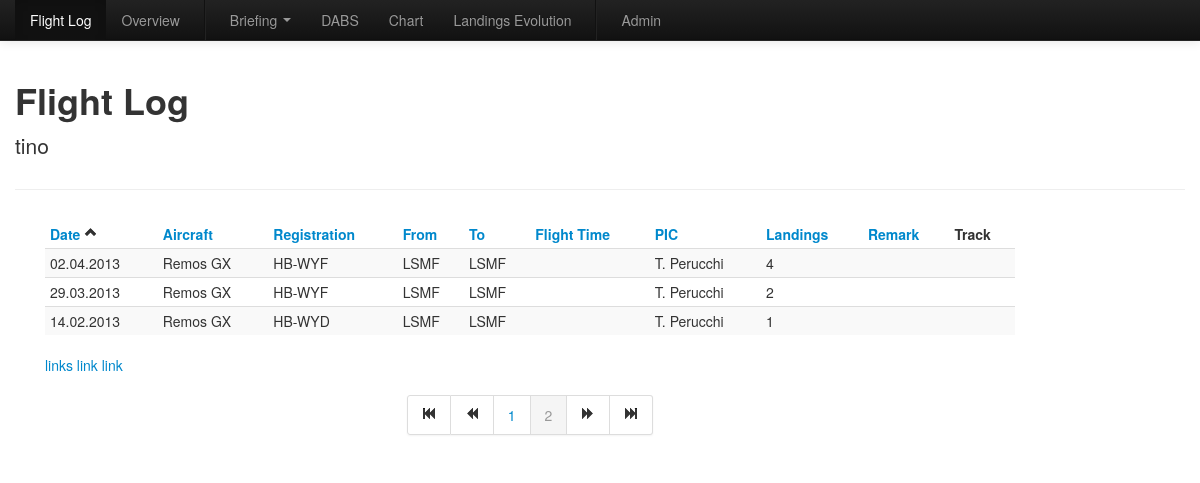
The page /flightlog.html?page=2&sort=date (signed in) on the database its author committed.
### flightlog/models.py (models this page shows, shortened)
class Flight(models.Model):
    OPERATION = (('se','Single Engine'),
                 ('me','Multiple Engine'))
    FUNCTION = (('pic','PIC'),
                ('copi','Copi'),
                ('dual','Dual'),
                ('instructor','Instructor'))
    owner = models.ForeignKey(User,related_name='flights')
    aircraft = models.ForeignKey(Aircraft, related_name='flights')
    date = models.DateField(default=datetime.now)
    fromAirport = models.CharField(max_length=4, verbose_name='from', default='LSMF')
    toAirport = models.CharField(max_length=4, verbose_name='to', default='LSMF')
    departure_time = models.TimeField()
    arrival_time = models.TimeField()
    operation = models.CharField(max_length=20, choices=OPERATION, default='se')
    pic = models.ForeignKey(Pilot, related_name='flights')
    landings = models.PositiveIntegerField(default=1)
    night = models.BooleanField(default=False)
    ifr = models.BooleanField(default=False)
    function = models.CharField(max_length=20, choices=FUNCTION, default='pic')
    remark = models.TextField(blank=True)
    gpsdata = models.FileField(upload_to='documents/%Y/%m/%d/%H/%M/%S/', blank=True)
    def flightTime(self):
        start = self.departure_time
        end = self.arrival_time
        startdelta=timedelta(hours=start.hour,minutes=start.minute,seconds=start.second)
        enddelta=timedelta(hours=end.hour,minutes=end.minute,seconds=end.second)
        d =(enddelta-startdelta)
        return int(d.total_seconds())
    def flightTimeFormatted(self):
        return utilities.flightTimeFormatted(self.flightTime())

class Aircraft(models.Model):
    MODELS = (('remosGx', 'Remos GX'),
              ('ch60', 'CH 60'))
    REGISTRATIONS = (('hbwyd','HB-WYD'),
                     ('hbwyf','HB-WYF'),
                     ('hbwyg','HB-WYG'),
                     ('hbykm','HB-YKM'))
    owner = models.ForeignKey(User, related_name='aircrafts')
    model = models.CharField(max_length=10, choices=MODELS)
    registration = models.CharField(max_length=6, choices=REGISTRATIONS)

class Pilot(models.Model):
    owner = models.ForeignKey(User, related_name='pilots')
    name = models.CharField(max_length=15)
    lastName = models.CharField(max_length=15)
    def __unicode__(self):
        return self.name[0] + ". " +self.lastName

### flightlog/views.py (the view)
# urls.py: url(r'^overview/(?P<year>\d+)/', 'flightlog.views.overview'),
@login_required
def flightlog(request):
    user_profile = request.user.account
    expireData = user_profile.expireData
    print expireData
    sort = request.GET.get('sort')
    page = request.GET.get('page')
    if sort is None:
        sort = 'date'
    sortBySuffix = '&sort=%s' % sort
    flights = M.Flight.objects.filter(owner=request.user)
    if page is None:
        toggleSort(sort)
    if sort == 'flight_time':
        if headers['flight_time'] == "des":
            flights = sorted(flights, key=lambda a: a.flightTime(), reverse=True)
        else:
            flights = sorted(flights, key=lambda a: a.flightTime())
    else:
        flights = flights.order_by(sort)
        if headers[sort] == "des":
            flights = flights.reverse()
    paginator = Paginator(flights, 5)
    page = request.GET.get('page')
    try:
        gamesPage = paginator.page(page)
    except PageNotAnInteger:
        gamesPage = paginator.page(1)
    except EmptyPage:
        gamesPage = paginator.page(1) #paginator.num_pages)
    finally:
        HALF_RANGE = 5
        RANGE_SIZE = 2*HALF_RANGE + 1
        minPage = max(1, min(gamesPage.number - HALF_RANGE, paginator.num_pages - RANGE_SIZE + 1))
        maxPage = min(max(gamesPage.number + HALF_RANGE, RANGE_SIZE), paginator.num_pages)
        displayedPages = range(minPage, maxPage+1)
    return django.shortcuts.render(request,
                                   'flightlog/flightlog.html',
                                   {'games_list' : gamesPage,
                                   'sorted_by_suffix' : sortBySuffix,
                                   'displayed_pages' : displayedPages,
                                   'flights': flights})

### templates/flightlog/flightlog.html (shortened to what this page needs)
{% extends "flightlog/base.html" %}
{% block navigation_log %}class="active"{% endblock %}
{% block content_header %}
<div class="page-header">
	<h1>Flight Log</h1>
    <p class="lead"> {{ user.username}}</p>
</div>
{% endblock %}
{% block content %}
<div class="span10 offset0">
   {% if games_list %}
   <table id="myTable" class="table table-striped table-condensed table-hover">
      <thead>
         <tr>
            <th><a href="flightlog.html?sort=date">Date <i class="icon-chevron-up"></a></th>
            <th><a href="flightlog.html?sort=aircraft__model">Aircraft </a></th>
            <th><a href="flightlog.html?sort=aircraft__registration">Registration </a></th>
            <th><a href="flightlog.html?sort=fromAirport">From</a></th>
            <th><a href="flightlog.html?sort=toAirport">To</a></th>
            <th><a href="flightlog.html?sort=flight_time">Flight Time </a></th>
            <th><a href="flightlog.html?sort=pic">PIC </a></th>
            <th><a href="flightlog.html?sort=landings">Landings </a></th>
            <th><a href="flightlog.html?sort=remark">Remark </a></th>
            <th>Track</th>
         </tr>
      </thead>
      <tbody>
         {% for flight in games_list %}
         <tr>
            <td>{{ flight.date|date:"d.m.Y" }}</i></td>
            <td>{{ flight.aircraft.get_model_display }}</td>
            <td>{{ flight.aircraft.get_registration_display }}</td>
            <td>{{ flight.fromAirport }}</td>
            <td>{{ flight.toAirport }}</td>
            <td>{{ flight.flightTimeFormatted}}</td>
            <td>{{ flight.pic}}</td>
            <td>{{ flight.landings }}</td>
            <td>{% if flight.remark %}<a href="http://maps.google.com/maps/ms?{{ flight.remark }}" target="_blank"><i class="icon-globe"></i></a>{% endif %}</td>
            <td>{% if flight.gpsdata %}<a href="http://maps.google.com?q=127.0.0.1:8000/{{ flight.gpsdata.url }}"><i class="icon-globe"></i></a>{% endif %}</td>
         </tr>
         {% endfor %}
      </tbody>
   </table>
   {% else %}
   {% if date_title %}
   <p>This player did not participate during {{ date_title|lower }}.</p>
   {% else %}
   <p>No games are available for this player.</p>
   {% endif %}
   {% endif %}
   <a mimetype="application/vnd.google-earth.kml+xml" href="http://maps.google.com?q=https://dl.dropboxusercontent.com/u/92724279/VoloLucomagnoGE.kml"> links</a>
    <a mimetype="application/vnd.google-earth.kml+xml" href="https://maps.google.com/maps/ms?msa=0&msid=217968750089339292076.0004db9b4f5935a9169df" target="_blank"> link</a>
   <a mimetype="application/vnd.google-earth.kml+xml" href="https://sites.google.com/site/testxx1212/list/Volo%20Lucomagno%20GE.kml?attredirects=0&d=1"> link</a>
   {% if games_list.paginator.num_pages > 1 %}
    <div class="pagination pagination-centered">
    <ul>
    {% if games_list.has_previous %}
    <li><a href="flightlog.html?page=1{{ sorted_by_suffix }}"><i class="icon-fast-backward"></i></a></li>
    <li><a href="flightlog.html?page={{ games_list.previous_page_number }}{{ sorted_by_suffix }}""><i class="icon-backward"></i></a></li>
    {% else %}
    <li class="disabled"><a href="flightlog.html?page={{ games_list.number }}{{ sorted_by_suffix }}""><i class="icon-fast-backward"></i></a></li>
    <li class="disabled"><a href="flightlog.html?page={{ games_list.number }}{{ sorted_by_suffix }}""><i class="icon-backward"></i></a></li>
    {% endif %}
    {% for page in displayed_pages %}
    {% if page == games_list.number %}
    <li class="active"><a href="flightlog.html?page={{ page }}{{ sorted_by_suffix }}"">{{ page }}</a></li>
    {% else %}
    <li><a href="flightlog.html?page={{ page }}{{ sorted_by_suffix }}"">{{ page }}</a></li>
    {% endif %}
    {% endfor %}
    {% if games_list.has_next %}
    <li><a href="flightlog.html?page={{ games_list.next_page_number }}{{ sorted_by_suffix }}""><i class="icon-forward"></i></a></li>
    <li><a href="flightlog.html?page={{ games_list.paginator.num_pages }}{{ sorted_by_suffix }}""><i class="icon-fast-forward"></i></a></li>
    {% else %}
    <li class="disabled"><a href="flightlog.html?page={{ games_list.number }}{{ sorted_by_suffix }}""><i class="icon-forward"></i></a></li>
    <li class="disabled"><a href="flightlog.html?page={{ games_list.number }}{{ sorted_by_suffix }}""><i class="icon-fast-forward"></i></a></li>
    {% endif %}
    </ul>
    </div>
   {% endif %}
</div>
</div>
{% endblock %}

### rows shown on the page
Flight: date "02.04.2013", aircraft.model "Remos GX", aircraft.registration "HB-WYF", fromAirport "LSMF", toAirport "LSMF", pic "T. Perucchi", landings "4"
Flight: date "29.03.2013", aircraft.model "Remos GX", aircraft.registration "HB-WYF", fromAirport "LSMF", toAirport "LSMF", pic "T. Perucchi", landings "2"
Flight: date "14.02.2013", aircraft.model "Remos GX", aircraft.registration "HB-WYD", fromAirport "LSMF", toAirport "LSMF", pic "T. Perucchi", landings "1"

### other values the page prints
{{ user.username }} "tino"
{{ page }} "1"
{{ page }} "2"
